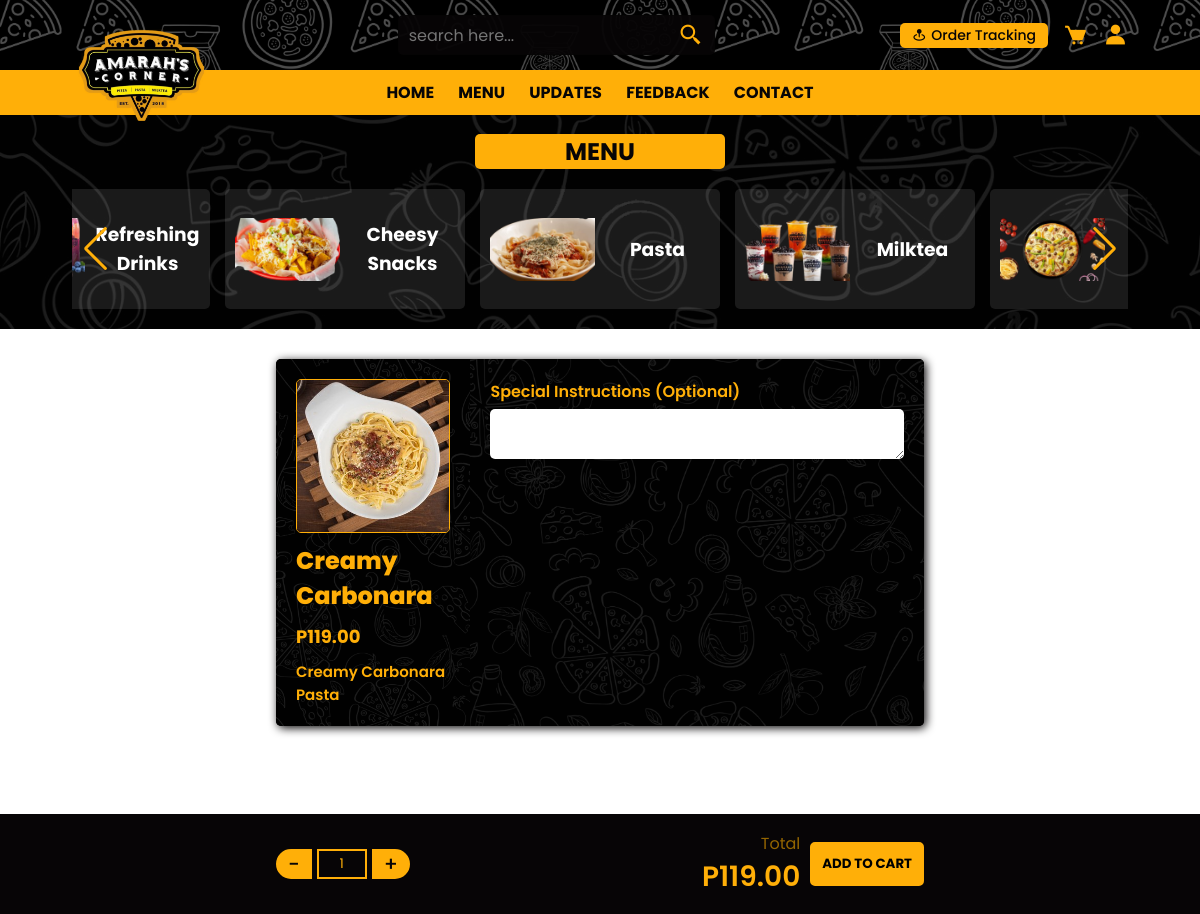
/product?link=creamy-carbonara&id=5, run on the app's committed database.
### tables this page shows
CREATE TABLE `category` (
  `category_id` int(11) NOT NULL,
  `category_title` varchar(255) DEFAULT NULL,
  `categoty_thumbnail` varchar(255) DEFAULT NULL
);

CREATE TABLE `product` (
  `category_id` int(11) DEFAULT NULL,
  `subcategory_id` int(11) DEFAULT NULL,
  `product_id` int(11) NOT NULL,
  `product_title` varchar(255) DEFAULT NULL,
  `product_desc` varchar(255) DEFAULT NULL,
  `product_slug` varchar(255) DEFAULT NULL,
  `product_img1` varchar(255) DEFAULT NULL,
  `product_img2` varchar(255) DEFAULT NULL,
  `product_img3` varchar(255) DEFAULT NULL,
  `product_keyword` varchar(255) DEFAULT NULL,
  `product_price` decimal(10,2) DEFAULT NULL,
  `product_sale` varchar(255) DEFAULT NULL,
  `product_status` int(11) DEFAULT NULL,
  `product_stock` int(11) DEFAULT NULL,
  `product_type` int(11) DEFAULT NULL
);

### product.php (the view, shortened to what this page needs)
<?php
require_once "./includes/database_conn.php";
$id = $_GET['link'];
?>
<!DOCTYPE html>
<html lang="en">
<head>
    <link rel="stylesheet" href="https://unpkg.com/swiper@8/swiper-bundle.min.css" />
    <link href='https://unpkg.com/boxicons@2.1.2/css/boxicons.min.css' rel='stylesheet'>
    <link rel="stylesheet" href="https://cdnjs.cloudflare.com/ajax/libs/font-awesome/6.1.1/css/all.min.css">
    <link rel="stylesheet" href="./assets/css/backup.css">
    <link rel="stylesheet" type="text/css" href="https://cdn.datatables.net/1.12.0/css/jquery.dataTables.min.css" />
</head>
<body>
    <?php include './includes/navbar.php';?>
    <section class="menu" id="menu">
        <h3 class="title-header">Menu</h3>
        <div class="menu__container">
            <div class="menu__wrapper swiper mySwiper">
                <div class="menu__content swiper-wrapper">
                <?php
                $get_category = mysqli_query($conn, "SELECT * FROM category");
                foreach ($get_category as $category_row) {
                $encryptedCategoryId = urlencode(base64_encode($category_row['category_id']));
                ?>
                    <a href="catalog?id=<?php echo $encryptedCategoryId; ?>" class="menu__card swiper-slide">
                        <div class="menu__image">
                            <img src="./assets/images/<?php echo $category_row['categoty_thumbnail']; ?>">
                        </div>
                        <div class="menu__name">
                            <h3><?php echo ucwords($category_row['category_title']); ?></h3>
                        </div>
                    </a>
                <?php
                }
                ?>
                </div>
                <div class="swiper-button-next"></div>
                <div class="swiper-button-prev"></div>
            </div>
        </div>
    </section>
    <form action="" id="cart">
    <?php
    $getProduct = mysqli_query($conn, "SELECT * FROM product WHERE product_slug = '$id'");
    foreach ($getProduct as $row) {
    ?>
    <section class="product-details">
        <div class="product-details__wrapper">
            <div class="left">
                <?php
                if (!empty($row['product_img1'])) {
                ?>
                <div class="img-container">
                    <img src="./assets/images/<?php echo $row['product_img1']; ?>" alt="">
                </div>
                <?php
                } else {
                ?>
                <div class="no-img-container">
                    <img src="./assets/images/image_not_available-yellow.png" alt="">
                </div>
                <?php
                }
                ?>
                <div class="product-details">
                    <h1 class="product-title">
                        <?php echo $row['product_title']; ?>
                    </h1>
                    <span class="price"><b>P<span
                                class="priceValue"><?php echo $row['product_price']; ?></span> </b></span>
                    <span class="desc">
                        <?php
                            echo ucwords($row['product_desc']);
                        ?>
                    </span>
                </div>
            </div>
            <div class="right">
                <div class="form-group">
                    <span>Special Instructions (Optional)</span>
                    <textarea class="instruction" type="text" name="special_instructions" id="special_instructions"></textarea>
                </div>
            </div>
        </div>
    </section>
    <?php
}
?>
    <div class="product-footer">
        <div class="product-footer__wrapper">
            <div class="qty-container">
                <div class="prev qtyBtn">-</div>
                <div class="next qtyBtn">+</div>
                <input class="number-spinner" type="number" name="qty" id="qty" value="1" min="1">
            </div>
            <div class="total-box">
                <div class="total">
                    <span class="totalText">Total</span>
                    <span class="totalPrice">P<span
                            class="totalPriceSpan"></span></span>
                </div>
                <div class="btn-container">
                    <button type="submit" id="addToCart">ADD TO CART</button>
                </div>
            </div>
        </div>
    </div>
    </form>
</body>
</html>

### product.php (style rules this page uses)
body { background: url(./assets/images/background.png) no-repeat; background-size: cover; background-position: center; background-attachment: fixed; height: 100vh; }

### data on the page
category: categoty_thumbnail (picture), category_title "Pasta"
category: categoty_thumbnail (picture), category_title "Milktea"
category: categoty_thumbnail (picture)
category: categoty_thumbnail (picture), category_title "Refreshing Drinks"
category: categoty_thumbnail (picture), category_title "Cheesy Snacks"
product: product_img1 (picture), product_title "Creamy Carbonara", product_price "119.00", product_desc "Creamy Carbonara Pasta"
